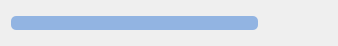
<?xml version="1.0" encoding="UTF-8"?>
<ui version="4.0">
 <class>AvailableOfficeCard</class>
 <widget class="QWidget" name="AvailableOfficeCard">
  <property name="geometry">
   <rect>
    <x>0</x>
    <y>0</y>
    <width>338</width>
    <height>46</height>
   </rect>
  </property>
  <property name="maximumSize">
   <size>
    <width>16777215</width>
    <height>1677777</height>
   </size>
  </property>
  <property name="windowTitle">
   <string>Form</string>
  </property>
  <property name="styleSheet">
   <string notr="true">float:top;</string>
  </property>
  <layout class="QHBoxLayout" name="horizontalLayout">
   <item>
    <layout class="QVBoxLayout" name="verticalLayout_2">
     <item>
      <widget class="QPushButton" name="seeMoreBtn">
       <property name="styleSheet">
        <string notr="true">#seeMoreBtn
{
background-color:#92B4E2;
border-radius:5px;
color:#F3F3F3;

;}
#seeMoreBtn:hover
{
	background-color:#4A8292;
	font-weight:bold;
	color:#F1F1F1;
}</string>
       </property>
       <property name="text">
        <string/>
       </property>
      </widget>
     </item>
    </layout>
   </item>
   <item>
    <spacer name="horizontalSpacer">
     <property name="orientation">
      <enum>Qt::Horizontal</enum>
     </property>
     <property name="sizeType">
      <enum>QSizePolicy::Maximum</enum>
     </property>
     <property name="sizeHint" stdset="0">
      <size>
       <width>63</width>
       <height>20</height>
      </size>
     </property>
    </spacer>
   </item>
   <item>
    <widget class="QCheckBox" name="checkBox">
     <property name="maximumSize">
      <size>
       <width>0</width>
       <height>0</height>
      </size>
     </property>
     <property name="text">
      <string/>
     </property>
    </widget>
   </item>
  </layout>
 </widget>
 <resources/>
 <connections/>
</ui>
